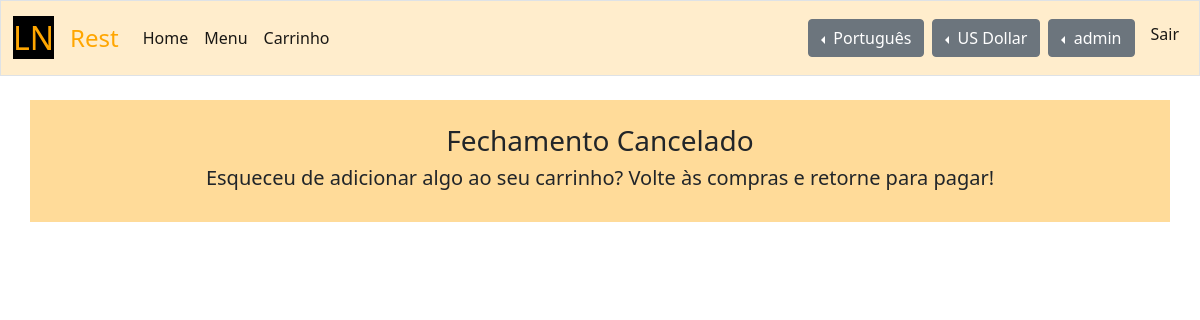
The app's page /cancel (signed in) with its own data.
### texts/models.py (models this page shows, shortened)
class Phrase(models.Model):
    words = models.TextField(blank=True)
    languages = models.ManyToManyField(
        Iso_639_LanguageCode, blank=True,
        related_name='languages_Phrase_related'
    )
    translation_of = models.ForeignKey(
        'self', blank=True, null=True, on_delete=models.CASCADE,
        related_name='translation_of_Phrase_related'
    )
    def translate_to(self, language):
        origin_languages = self.languages.all().order_by('sort_number')
        if origin_languages and len(origin_languages) > 0:
            origin_language = origin_languages[0].english_name
        else:
            origin_language = None
        translated = {
            'words': self.words,
            'language': origin_language,
        }
        if not language:
            return translated
        else:
            for origin_language in origin_languages:
                if language.code == origin_language:
                    return translated
        translations = set(self.translation_of_Phrase_related.all())
        if self.translation_of:
            translations.add(self.translation_of)
        for translation in translations:
            if language.code in translation.languages.all():
                translated = {
                    'words': translation.words,
                    'language': language.code.english_name,
                }
                return translated
        return translated
    def to_dict(self, **settings):
        dict = {}
        dict['id'] = self.id
        dict['words'] = self.words
        dict['languages'] = []
        languages = self.languages.all().order_by('sort_number')
        for language in languages:
            dict['languages'].append(language.english_name)
        dict['translation_of'] = to_dict(self.translation_of, **settings)
        if settings and settings['language']:
            language = settings['language']
        else:
            language = None
        dict['translated'] = self.translate_to(language)
        return dict

class Language(models.Model):
    code = models.ForeignKey(
        Iso_639_LanguageCode, blank=True, null=True, on_delete=models.CASCADE,
        related_name='code_Language_related'
    )
    name = models.ForeignKey(
        Phrase, blank=True, null=True, on_delete=models.CASCADE,
        related_name='name_Language_related'
    )
    def to_dict(self, **settings):
        dict = {}
        dict['id'] = self.id
        if self.code:
            dict['code'] = self.code.english_name
        else:
            dict['code'] = {}
        dict['name'] = to_dict(self.name, **settings)
        return dict

### orders/views.py (the view)
# urls.py: path('cancel', views.cancel, name='cancel'),
def cancel(request):
    if not request.user.is_authenticated:
        return HttpResponseRedirect(reverse('index'))
    pages_basic_data = get_pages_basic_data(request)
    language = pages_basic_data['language']
    user_settings = pages_basic_data['user_settings']
    settings = pages_basic_data['settings']
    languages = pages_basic_data['languages']
    currencies = pages_basic_data['currencies']
    context = {
        'settings': settings,
        'user_settings': user_settings,
        'language': language,
        'languages': languages,
        'currencies': currencies,
    }
    request.session['page'] = reverse('cancel')
    return render(request, 'orders/cancel.html', context)

### orders/models.py (called while the page is built)
    def to_dict(self, **settings):
        dict = {}
        dict['id'] = self.id
        dict['language'] = to_dict(self.language, **settings)
        dict['currency'] = to_dict(self.currency, **settings)
        return dict

### quantities/models.py (called while the page is built)
    def to_dict(self, **settings):
        dict = {}
        dict['id'] = self.id
        dict['code'] = self.code.alphabetic_code
        dict['name'] = to_dict(self.name, **settings)
        return dict

### texts/models.py (called while the page is built)
def to_dict(object, **settings):
    if object:
        dict = object.to_dict(**settings)
    else:
        dict = {}
    return dict

def to_dict_list(manager, *order_by_field_names, **settings):
    dict_list = []
    if manager:
        objects = manager.all().order_by(*order_by_field_names)
        for object in objects:
            dict = to_dict(object, **settings)
            if dict:
                dict_list.append(dict)
    return dict_list

### orders/templates/orders/cancel.html (shortened to what this page needs)
{% extends "orders/base.html" %}
{% block main %}
    <h3>
        {% if settings.cancel_page_label %}
            {{ settings.cancel_page_label.translated.words }}
        {% else %}
            Checkout Canceled
        {% endif %}
    </h3>
    <h5>
        {% if settings.cancel_page_contents %}
            {{ settings.cancel_page_contents.translated.words }}
        {% else %}
            Forgot to add something to your cart? Shop around then come back to pay!
        {% endif %}
    </h5>
{% endblock %}

### orders/templates/orders/base.html (shortened to what this page needs)
{% extends "orders/ln/ln-base.html" %}
{% load static %}
{% block product_head %}
    <link href="{% static 'orders/styles/style.css' %}" rel="stylesheet">
{% endblock %}
{% block product_navbar %}
    <div class="collapse navbar-collapse" id="navbarSupportedContent">
        {% if user.is_authenticated %}
        <ul class="navbar-nav me-auto mb-2 mb-lg-0">
            <li class="nav-item">
                <a class="nav-link active" aria-current="page" href="/">
                    {% if settings.home_label %}
                        {{ settings.home_label.translated.words }}
                    {% else %}
                        Home
                    {% endif %}
                </a>
            </li>
            <li class="nav-item">
                <a class="nav-link active" aria-current="page"" href="{% url 'menu' None %}">
                    {% if settings.menu_label %}
                        {{ settings.menu_label.translated.words }}
                    {% else %}
                        Menu
                    {% endif %}
                </a>
            </li>
            <li class="nav-item">
                <a class="nav-link active" aria-current="page" href="{% url 'cart' %}">
                    {% if settings.cart_label %}
                        {{ settings.cart_label.translated.words }}
                    {% else %}
                        Cart
                    {% endif %}
                </a>
            </li>
        </ul>
        <div class="dropstart me-2">
            <button class="btn btn-secondary dropdown-toggle" type="button" id="dropdownMenuButton1" data-bs-toggle="dropdown" aria-expanded="false">
                {{ language.name.words }}
            </button>
        </div>
        <div class="dropstart me-2">
            <button class="btn btn-secondary dropdown-toggle" type="button" id="dropdownMenuButton2" data-bs-toggle="dropdown" aria-expanded="false">
                {{ user_settings.currency.name.translated.words }}
            </button>
        </div>
        <div class="dropstart me-2">
                <button class="btn btn-secondary dropdown-toggle" type="button" id="dropdownMenuButton3" data-bs-toggle="dropdown" aria-expanded="false">
                    {{ user.username }}
                </button>
            </div>
            <ul class="navbar-nav mb-2">
                <li class="nav-item">
                    <a class="nav-link active" aria-current="page" href="{% url 'logout' %}">
                        {% if settings.logout_label %}
                            {{ settings.logout_label.translated.words }}
                        {% else %}
                            Log Out
                        {% endif %}
                    </a>
                </li>
            </ul>
        {% endif %}
    </div>
{% endblock %}
{% block product_name %}
    {% if settings.product_name %}
        {{ settings.product_name.translated.words }}
    {% else %}
        Rest
    {% endif %}
{% endblock %}
{% block product_main %}
    <main class="container p-4 my-4 ln-container00">
        {% block main %}
        {% endblock %}
    </main>
{% endblock %}

### orders/static/orders/styles/ln/ln-style.css (style rules this page uses)
.ln-container00 { background-color: #ffdb99; }

### orders/static/orders/styles/style.css (style rules this page uses)
main { overflow-x: auto; text-align: center; }

### records on screen
Phrase: product_name.translated.words "Rest"
Phrase: home_label.translated.words "Home"
Phrase: menu_label.translated.words "Menu"
Phrase: cart_label.translated.words "Carrinho"
Language: name.words "Português"
Phrase: currency.name.translated.words "US Dollar"
Phrase: logout_label.translated.words "Sair"
Phrase: cancel_page_label.translated.words "Fechamento Cancelado"
Phrase: cancel_page_contents.translated.words "Esqueceu de adicionar algo ao seu carrinho? Volte às compras e retorne para pagar!"

### other values on screen
{{ user.username }} "admin"
